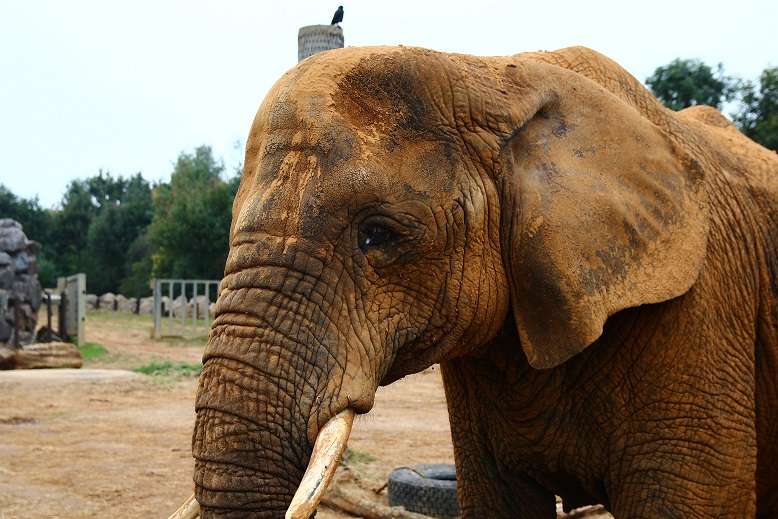
//> input picture ChelloCPP/x64/Debug/elephant.jpg, 778 x 519 px
$ ./hello_cv2_rotations   (built with g++ and OpenCV 4)
//> lines starting //> are read from the running program, lines starting //| are printed output that depends on the picture
### ChelloCPP/hello cv2 rotations/stdafx.h
// stdafx.h : include file for standard system include files,
// or project specific include files that are used frequently, but
// are changed infrequently
//

#pragma once

#include "targetver.h"

#include <stdio.h>
#include <tchar.h>


// TODO: reference additional headers your program requires here

### ChelloCPP/hello cv2 rotations/hello cv2 rotations.cpp
// hello cv2 rotations.cpp : Defines the entry point for the console application.
//

#include "stdafx.h"
#include <iostream>
#include "opencv2/core.hpp"
#include "opencv2/imgproc/imgproc.hpp"
#include "opencv2/highgui.hpp"
using namespace std;
using namespace cv;


int main()
{
	Mat image = imread("f:/computer vision course/masteropencv/images/elephant.jpg");
//> image is the input picture: 519 rows x 778 cols, CV_8UC3; mean B, G, R 95.2, 117.2, 135.3
	Mat rotatedImage;
	int rows = image.rows;
//> rows = 519
	int columns = image.cols;
//> columns = 778

	Point2f center = Point(rows / 2, columns / 2);
//> center = Point(259, 389)
	for (size_t i = 0; i < 90 ; i++)
	{
		Mat rotationMat = getRotationMatrix2D(center, i, 1);
		warpAffine(image, rotatedImage, rotationMat, Size(rows, columns));
		imshow("rotated", rotatedImage);
		waitKey(20);
	}
//> this loop made 90 passes
//> pass 1, `warpAffine(image, rotatedImage, rotationMat, Size(rows, columns));`:
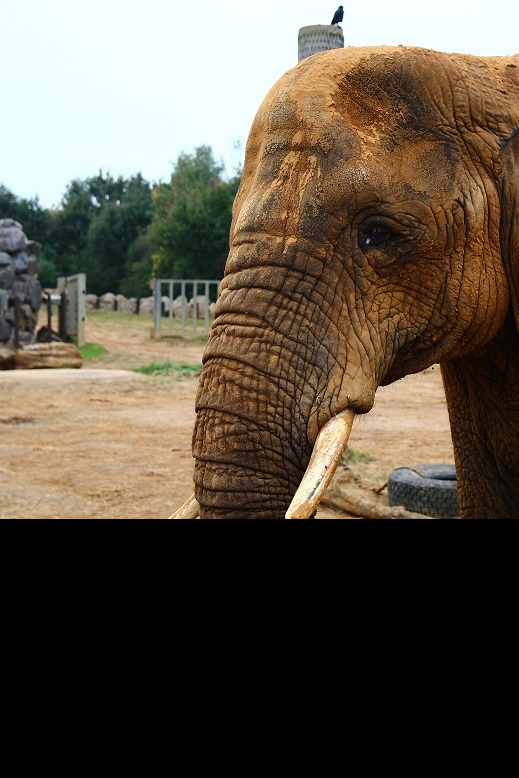
//> rotatedImage: 778 rows x 519 cols, CV_8UC3; mean B, G, R 72.6, 86, 95.4
//> pass 2, `warpAffine(image, rotatedImage, rotationMat, Size(rows, columns));`:
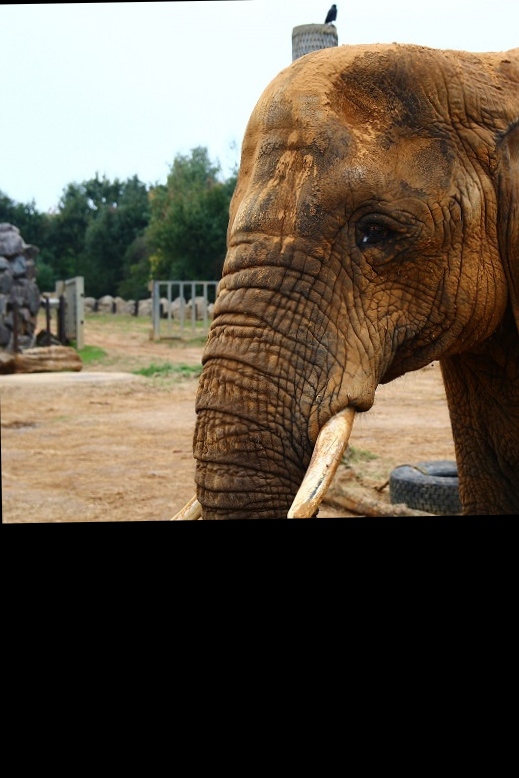
//> rotatedImage: 778 rows x 519 cols, CV_8UC3; mean B, G, R 71.9, 85.3, 94.9
//> pass 3, `warpAffine(image, rotatedImage, rotationMat, Size(rows, columns));`:
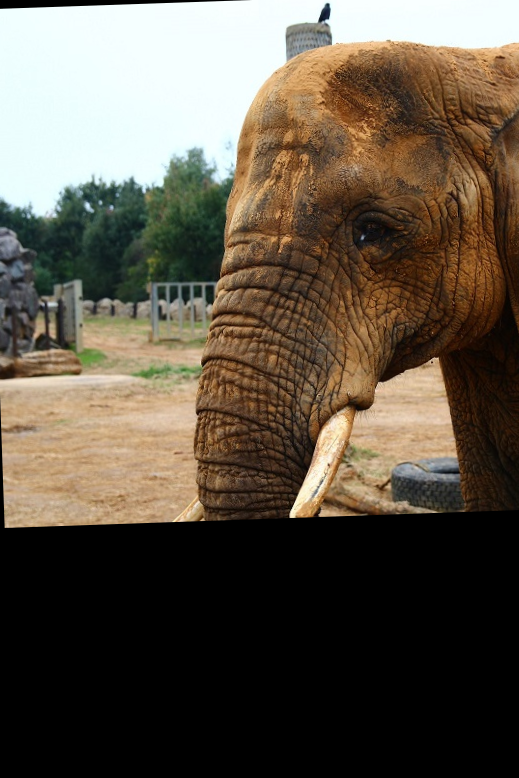
//> rotatedImage: 778 rows x 519 cols, CV_8UC3; mean B, G, R 71.2, 84.7, 94.4
//> after the loop:
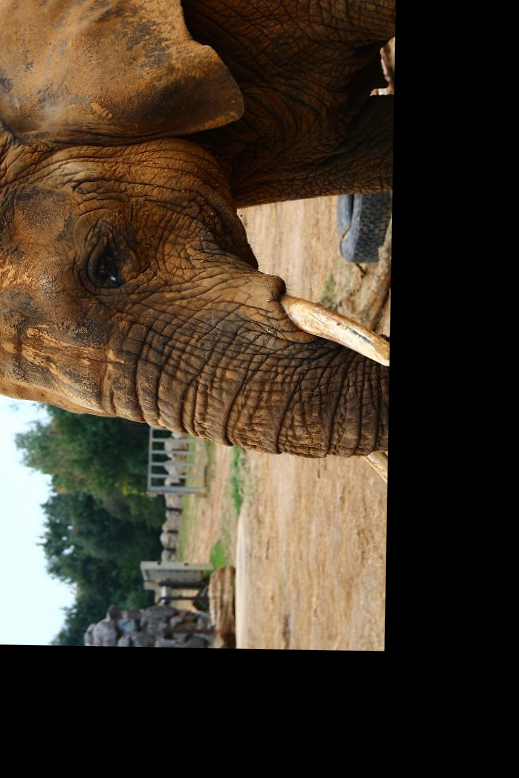
//> rotatedImage: 778 rows x 519 cols, CV_8UC3; mean B, G, R 43.4, 58.1, 70.6

	waitKey();
	destroyAllWindows();


	return 0;
}
